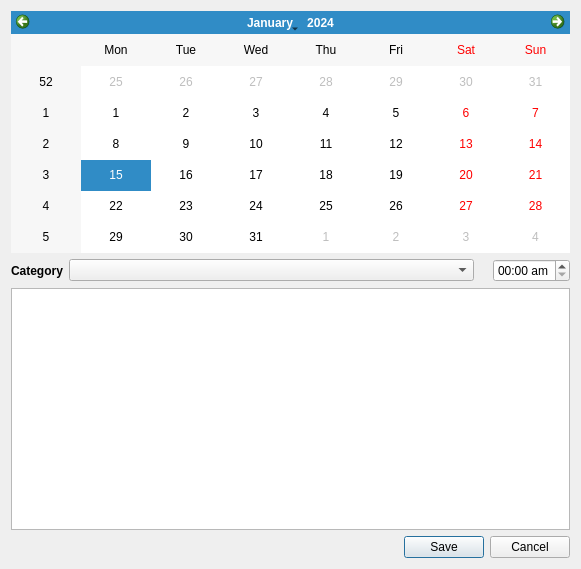
<?xml version="1.0" encoding="UTF-8"?>
<ui version="4.0">
 <class>addDialog</class>
 <widget class="QDialog" name="addDialog">
  <property name="geometry">
   <rect>
    <x>0</x>
    <y>0</y>
    <width>581</width>
    <height>569</height>
   </rect>
  </property>
  <property name="windowTitle">
   <string>Add a reminder</string>
  </property>
  <property name="styleSheet">
   <string notr="true"/>
  </property>
  <layout class="QGridLayout" name="gridLayout">
   <item row="0" column="0">
    <layout class="QVBoxLayout" name="verticalLayout">
     <property name="sizeConstraint">
      <enum>QLayout::SetMinAndMaxSize</enum>
     </property>
     <item>
      <widget class="QCalendarWidget" name="addDlgCalendarWidget">
       <property name="sizePolicy">
        <sizepolicy hsizetype="Preferred" vsizetype="Preferred">
         <horstretch>0</horstretch>
         <verstretch>0</verstretch>
        </sizepolicy>
       </property>
      </widget>
     </item>
     <item>
      <layout class="QHBoxLayout" name="horizontalLayout">
       <item alignment="Qt::AlignRight">
        <widget class="QLabel" name="addDlgCatLabel">
         <property name="font">
          <font>
           <weight>75</weight>
           <bold>true</bold>
          </font>
         </property>
         <property name="text">
          <string>Category</string>
         </property>
         <property name="buddy">
          <cstring>addDlgCatComboBox</cstring>
         </property>
        </widget>
       </item>
       <item>
        <widget class="QComboBox" name="addDlgCatComboBox">
         <property name="sizePolicy">
          <sizepolicy hsizetype="Preferred" vsizetype="Fixed">
           <horstretch>1</horstretch>
           <verstretch>0</verstretch>
          </sizepolicy>
         </property>
         <property name="cursor">
          <cursorShape>PointingHandCursor</cursorShape>
         </property>
        </widget>
       </item>
       <item alignment="Qt::AlignRight|Qt::AlignVCenter">
        <widget class="QLabel" name="addDlgTimeLabel">
         <property name="text">
          <string/>
         </property>
         <property name="pixmap">
          <pixmap resource="../icons.qrc">:/icons/icons/clock-with-white-face.png</pixmap>
         </property>
         <property name="buddy">
          <cstring>addDlgTimeEdit</cstring>
         </property>
        </widget>
       </item>
       <item>
        <widget class="QTimeEdit" name="addDlgTimeEdit">
         <property name="sizePolicy">
          <sizepolicy hsizetype="Preferred" vsizetype="Preferred">
           <horstretch>0</horstretch>
           <verstretch>0</verstretch>
          </sizepolicy>
         </property>
         <property name="cursor">
          <cursorShape>PointingHandCursor</cursorShape>
         </property>
         <property name="displayFormat">
          <string>HH:mm ap</string>
         </property>
        </widget>
       </item>
      </layout>
     </item>
     <item>
      <widget class="QTextEdit" name="addDlgTextEdit">
       <property name="font">
        <font>
         <italic>true</italic>
        </font>
       </property>
       <property name="cursor" stdset="0">
        <cursorShape>IBeamCursor</cursorShape>
       </property>
       <property name="html">
        <string>&lt;!DOCTYPE HTML PUBLIC &quot;-//W3C//DTD HTML 4.0//EN&quot; &quot;http://www.w3.org/TR/REC-html40/strict.dtd&quot;&gt;
&lt;html&gt;&lt;head&gt;&lt;meta name=&quot;qrichtext&quot; content=&quot;1&quot; /&gt;&lt;style type=&quot;text/css&quot;&gt;
p, li { white-space: pre-wrap; }
&lt;/style&gt;&lt;/head&gt;&lt;body style=&quot; font-family:'Ubuntu'; font-size:11pt; font-weight:400; font-style:italic;&quot;&gt;
&lt;p style=&quot;-qt-paragraph-type:empty; margin-top:0px; margin-bottom:0px; margin-left:0px; margin-right:0px; -qt-block-indent:0; text-indent:0px;&quot;&gt;&lt;br /&gt;&lt;/p&gt;&lt;/body&gt;&lt;/html&gt;</string>
       </property>
      </widget>
     </item>
     <item>
      <widget class="QDialogButtonBox" name="addDlgButtonBox">
       <property name="cursor">
        <cursorShape>ArrowCursor</cursorShape>
       </property>
       <property name="orientation">
        <enum>Qt::Horizontal</enum>
       </property>
       <property name="standardButtons">
        <set>QDialogButtonBox::Cancel|QDialogButtonBox::Save</set>
       </property>
       <property name="centerButtons">
        <bool>false</bool>
       </property>
      </widget>
     </item>
    </layout>
   </item>
  </layout>
 </widget>
 <resources>
  <include location="../icons.qrc"/>
 </resources>
 <connections>
  <connection>
   <sender>addDlgButtonBox</sender>
   <signal>accepted()</signal>
   <receiver>addDialog</receiver>
   <slot>accept()</slot>
   <hints>
    <hint type="sourcelabel">
     <x>248</x>
     <y>254</y>
    </hint>
    <hint type="destinationlabel">
     <x>157</x>
     <y>274</y>
    </hint>
   </hints>
  </connection>
  <connection>
   <sender>addDlgButtonBox</sender>
   <signal>rejected()</signal>
   <receiver>addDialog</receiver>
   <slot>reject()</slot>
   <hints>
    <hint type="sourcelabel">
     <x>316</x>
     <y>260</y>
    </hint>
    <hint type="destinationlabel">
     <x>286</x>
     <y>274</y>
    </hint>
   </hints>
  </connection>
 </connections>
</ui>
